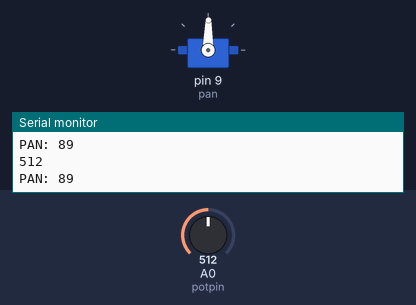
Simulated run of this sketch. Board: Arduino Uno, built with avr-gcc and run on an emulated ATmega328P. Shown: servo, the last lines printed to the serial monitor. Inputs (shaded band) come from the test bench; at power-on: A0 (potpin) = 512.

Above: at 1.3 s.
1.4 s: A0 (potpin) set to 716
At 2.0 s:
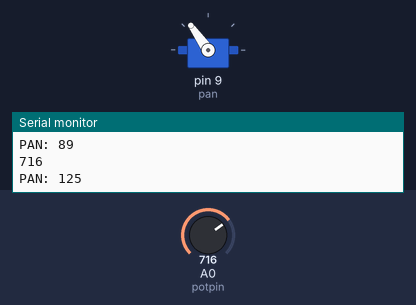
3.0 s: A0 (potpin) set to 900
At 4.2 s:
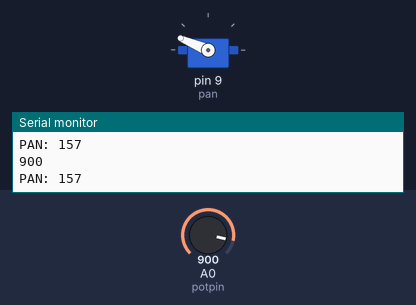
4.5 s: A0 (potpin) set to 1023
At 5.6 s:
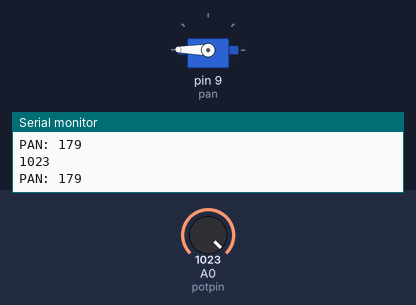
6.0 s: A0 (potpin) set to 306
At 6.9 s:
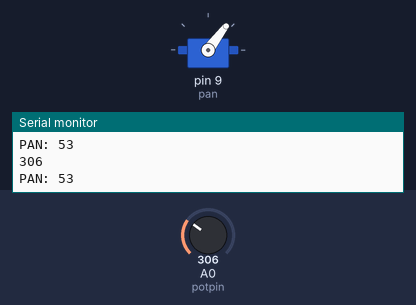
7.5 s: A0 (potpin) set to 122
At 8.0 s:
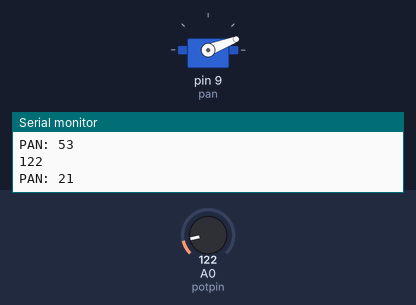
9.0 s: A0 (potpin) set to 511
At 10.4 s:
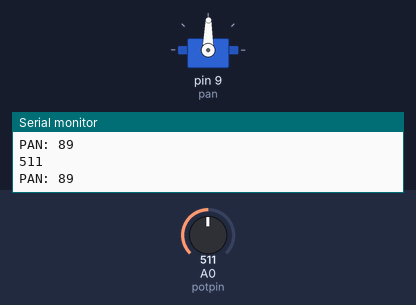
Timing chart, 0 to 11.5 s (numbered marks = the images above; inputs shaded):
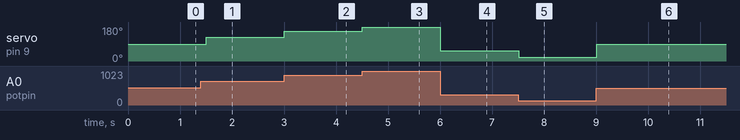

The sketch:

controller.ino
```cpp
//

#include <Servo.h>

Servo pan;

int potpin = 0;
int potval;

int pos = 0;

void setup()
{
  pan.attach(9);
  Serial.begin(9600);
}

void loop()
{
  //  for (pos = 0; pos < 180; pos++)
  //  {
  //    pan.write(pos);
  //    delay(15);
  //  }

  //  for (pos = 180; pos > 0; pos--)
  //  {
  //    pan.write(pos);
  //    delay(15);
  //  }

  potval = analogRead(potpin);
  Serial.print(potval);
  Serial.println();

  potval = map(potval, 0, 1023, 0, 179);

  print_state();

  pan.write(potval);
  delay(500);
}

void print_state()
{
  Serial.print("PAN: ");
  Serial.print(potval);

  Serial.println();
}
```

Measured:
- after the input at 1.4 s, servo on pin 9 (pan): 89° → 125° after 0.10 s
- after the input at 3.0 s, servo on pin 9 (pan): 125° → 157° at once
- after the input at 4.5 s, servo on pin 9 (pan): 157° → 179° at once
- after the input at 6.0 s, servo on pin 9 (pan): 179° → 53° at once
- after the input at 7.5 s, servo on pin 9 (pan): 53° → 21° at once
- after the input at 9.0 s, servo on pin 9 (pan): 21° → 89° at once
